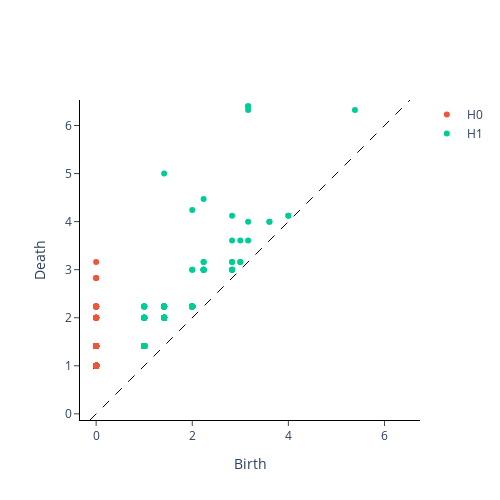

Write notebook code for a chart like this one.
### Code cell
PtCloudPers1test = VR.fit_transform(xypts1test)
VR.plot(PtCloudPers1test,0)

### Figure 1 — Plotly figure (JSON) as saved in the notebook; plotly's stock layout.template omitted (floating-point values rounded to 4 significant figures; data arrays with more than 128 entries replaced by an {"elided": "..."} marker saying what was removed)
{"data": [{"hoverinfo": "none", "line": {"color": "black", "dash": "dash", "width": 1}, "mode": "lines", "showlegend": false, "type": "scatter", "x": [-0.1281, 6.531], "y": [-0.1281, 6.531]}, {"hoverinfo": "text", "hovertext": {"elided": "949 str values"}, "mode": "markers", "name": "H0", "type": "scatter", "x": {"elided": "949 int values"}, "y": {"elided": "949 float values"}}, {"hoverinfo": "text", "hovertext": {"elided": "410 str values"}, "mode": "markers", "name": "H1", "type": "scatter", "x": {"elided": "410 float values"}, "y": {"elided": "410 float values"}}], "layout": {"height": 500, "plot_bgcolor": "white", "width": 500, "xaxis": {"autorange": false, "exponentformat": "e", "linecolor": "black", "linewidth": 1, "mirror": false, "range": [-0.1281, 6.531], "showexponent": "all", "showline": true, "side": "bottom", "ticks": "outside", "title": {"text": "Birth"}, "type": "linear", "zeroline": true}, "yaxis": {"autorange": false, "exponentformat": "e", "linecolor": "black", "linewidth": 1, "mirror": false, "range": [-0.1281, 6.531], "scaleanchor": "x", "scaleratio": 1, "showexponent": "all", "showline": true, "side": "left", "ticks": "outside", "title": {"text": "Death"}, "type": "linear", "zeroline": true}}}
